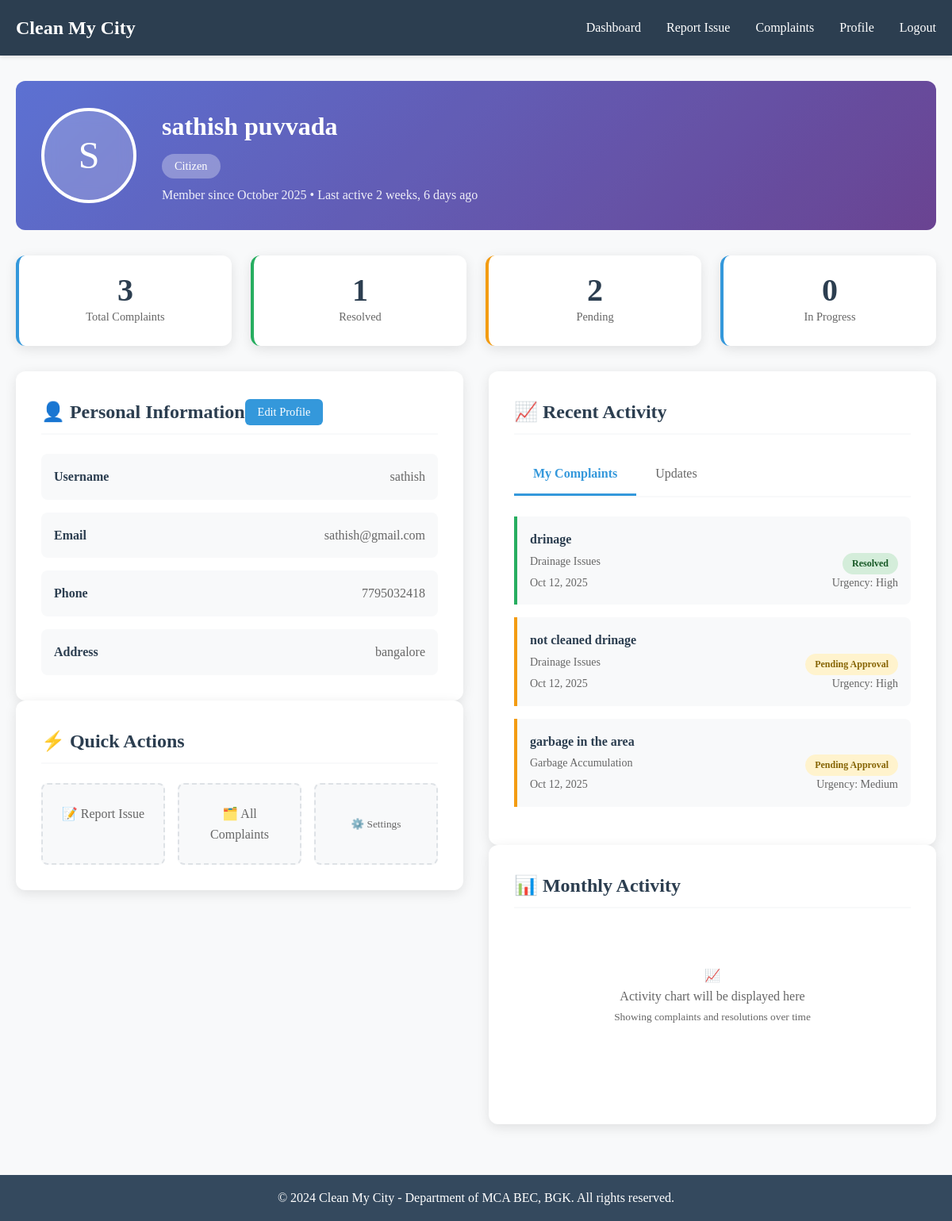
The page /users/profile/ (signed in) on the database its author committed.
### users/models.py (models this page shows, shortened)
class CustomUser(AbstractUser):
    ROLE_CHOICES = [
        ('citizen', 'Citizen'),
        ('authority', 'Municipal Authority'),
        ('admin', 'Administrator'),
    ]
    role = models.CharField(max_length=20, choices=ROLE_CHOICES, default='citizen')
    phone_number = models.CharField(max_length=15, blank=True)
    address = models.TextField(blank=True)
    department = models.CharField(max_length=100, blank=True)

### complaints/models.py (models this page shows, shortened)
class Complaint(models.Model):
    STATUS_CHOICES = [
        ('pending', 'Pending Approval'),
        ('approved', 'Approved'),
        ('assigned', 'Assigned'),
        ('in_progress', 'In Progress'),
        ('resolved', 'Resolved'),
        ('rejected', 'Rejected'),
    ]
    URGENCY_CHOICES = [
        ('low', 'Low'),
        ('medium', 'Medium'),
        ('high', 'High'),
        ('critical', 'Critical'),
    ]
    title = models.CharField(max_length=200)
    description = models.TextField()
    category = models.ForeignKey(Category, on_delete=models.CASCADE)
    urgency = models.CharField(max_length=20, choices=URGENCY_CHOICES, default='medium')
    location = models.CharField(max_length=255)
    latitude = models.CharField(max_length=20, blank=True, null=True)
    longitude = models.CharField(max_length=20, blank=True, null=True)
    photo = models.ImageField(upload_to='complaints/', null=True, blank=True)
    citizen = models.ForeignKey(User, on_delete=models.CASCADE, related_name='complaints')
    assigned_authority = models.ForeignKey(User, on_delete=models.SET_NULL, null=True, blank=True, related_name='assigned_complaints')
    status = models.CharField(max_length=20, choices=STATUS_CHOICES, default='pending')
    created_at = models.DateTimeField(auto_now_add=True)
    updated_at = models.DateTimeField(auto_now=True)
    class Meta:
        ordering = ['-created_at']

class Category(models.Model):
    name = models.CharField(max_length=100)
    description = models.TextField()

### users/views.py (the view, shortened to what this page needs)
# urls.py: path('profile/', views.profile, name='profile'),
@login_required
def profile(request):
    user = request.user
    if user.role == 'citizen':
        complaints = Complaint.objects.filter(citizen=user)
    else:
        complaints = Complaint.objects.all()
    total_complaints = complaints.count()
    resolved_complaints = complaints.filter(status='resolved').count()
    pending_complaints = complaints.filter(status__in=['pending', 'approved', 'assigned']).count()
    in_progress_complaints = complaints.filter(status='in_progress').count()
    if user.role == 'citizen':
        recent_complaints = Complaint.objects.filter(citizen=user).order_by('-created_at')[:10]
    else:
        recent_complaints = Complaint.objects.all().order_by('-created_at')[:10]
    recent_updates = ComplaintUpdate.objects.all().order_by('-created_at')[:10]
    if user.role != 'citizen':
        assigned_complaints_list = Complaint.objects.filter(
            assigned_authority=user
        ).order_by('-created_at')[:10]
    else:
        assigned_complaints_list = []
    context = {
        'total_complaints': total_complaints,
        'resolved_complaints': resolved_complaints,
        'pending_complaints': pending_complaints,
        'in_progress_complaints': in_progress_complaints,
        'recent_complaints': recent_complaints,
        'recent_updates': recent_updates,
        'assigned_complaints_list': assigned_complaints_list,
    }
    if user.role == 'authority':
        context['assigned_complaints'] = Complaint.objects.filter(
            assigned_authority=user
        ).exclude(status__in=['resolved', 'rejected']).count()
    return render(request, 'users/profile.html', context)

### templates/users/profile.html (shortened to what this page needs)
{% extends 'base.html' %}
{% load static %}
{% block content %}
<div class="profile-container">
    <div class="profile-header">
        <div class="profile-info">
            <div class="avatar" id="userAvatar">
                {% if user.profile.avatar %}
                <img src="{{ user.profile.avatar.url }}" alt="{{ user.username }}" style="width: 100%; height: 100%; object-fit: cover;">
                {% else %}
                {{ user.username|first|upper }}
                {% endif %}
            </div>
            <div class="user-details">
                <h1>{{ user.get_full_name|default:user.username }}</h1>
                <div class="user-role">{{ user.get_role_display }}</div>
                <p style="margin: 0; opacity: 0.9;">
                    Member since {{ user.date_joined|date:"F Y" }}
                    {% if user.last_login %}
                    • Last active {{ user.last_login|timesince }} ago
                    {% endif %}
                </p>
            </div>
        </div>
    </div>
    <div class="profile-stats">
        <div class="stat-card">
            <span class="stat-number">{{ total_complaints }}</span>
            <span class="stat-label">Total Complaints</span>
        </div>
        <div class="stat-card resolved">
            <span class="stat-number">{{ resolved_complaints }}</span>
            <span class="stat-label">Resolved</span>
        </div>
        <div class="stat-card pending">
            <span class="stat-number">{{ pending_complaints }}</span>
            <span class="stat-label">Pending</span>
        </div>
        <div class="stat-card progress">
            <span class="stat-number">{{ in_progress_complaints }}</span>
            <span class="stat-label">In Progress</span>
        </div>
    </div>
    <div class="profile-content">
        <div>
            <div class="profile-section">
                <div class="section-title">
                    <h2>👤 Personal Information</h2>
                    <button class="edit-btn" onclick="openEditModal()">Edit Profile</button>
                </div>
                <div class="info-grid">
                    <div class="info-item">
                        <span class="info-label">Username</span>
                        <span class="info-value">{{ user.username }}</span>
                    </div>
                    <div class="info-item">
                        <span class="info-label">Email</span>
                        <span class="info-value">{{ user.email }}</span>
                    </div>
                    <div class="info-item">
                        <span class="info-label">Phone</span>
                        <span class="info-value">{{ user.phone_number|default:"Not provided" }}</span>
                    </div>
                    <div class="info-item">
                        <span class="info-label">Address</span>
                        <span class="info-value">{{ user.address|default:"Not provided"|linebreaksbr }}</span>
                    </div>
                </div>
            </div>
            <div class="profile-section">
                <div class="section-title">
                    <h2>⚡ Quick Actions</h2>
                </div>
                <div class="quick-actions">
                    {% if user.role == 'citizen' %}
                    <a href="{% url 'create_complaint' %}" class="action-btn">
                        📝 Report Issue
                    </a>
                    {% endif %}
                    <a href="{% url 'complaint_list' %}" class="action-btn">
                        🗂️ All Complaints
                    </a>
                    <button class="action-btn" onclick="openEditModal()">
                        ⚙️ Settings
                    </button>
                </div>
            </div>
        </div>
        <div>
            <div class="profile-section">
                <div class="section-title">
                    <h2>📈 Recent Activity</h2>
                </div>
                <div class="tab-navigation">
                    <button class="tab-btn active" onclick="switchTab('complaints')">My Complaints</button>
                    <button class="tab-btn" onclick="switchTab('updates')">Updates</button>
                </div>
                <div id="complaints-tab" class="tab-content active">
                    <div class="activity-list">
                        {% for complaint in recent_complaints %}
                        <div class="activity-item {{ complaint.status }}">
                            <div class="activity-title">
                                {{ complaint.title }}
                            </div>
                            <div class="activity-meta">
                                <span>{{ complaint.category.name }}</span>
                                <span class="badge badge-{% if complaint.status == 'resolved' %}success{% elif complaint.status == 'rejected' %}danger{% else %}warning{% endif %}">
                                    {{ complaint.get_status_display }}
                                </span>
                            </div>
                            <div class="activity-meta">
                                <span>{{ complaint.created_at|date:"M d, Y" }}</span>
                                <span>Urgency: {{ complaint.get_urgency_display }}</span>
                            </div>
                        </div>
                        {% endfor %}
                    </div>
                </div>
            </div>
            <div class="profile-section">
                <div class="section-title">
                    <h2>📊 Monthly Activity</h2>
                </div>
                <div class="chart-container" id="activityChart">
                    <div style="text-align: center; padding: 3rem; color: #666;">
                        <div>📈</div>
                        <p>Activity chart will be displayed here</p>
                        <small>Showing complaints and resolutions over time</small>
                    </div>
                </div>
            </div>
        </div>
    </div>
</div>
{% endblock %}

### templates/base.html (style rules this page uses)
* { margin: 0; padding: 0; box-sizing: border-box; font-family: 'Times New Roman', serif; }
body { line-height: 1.6; background-color: #f8f9fa; }

### templates/users/profile.html (style rules this page uses)
.profile-container { max-width: 1200px; margin: 0 auto; }
.profile-header { background: linear-gradient(135deg, #667eea 0%, #764ba2 100%); color: white; padding: 2rem; border-radius: 12px; margin-bottom: 2rem; position: relative; overflow: hidden; }
.profile-header::before { content: ''; position: absolute; top: 0; left: 0; right: 0; bottom: 0; background: rgba(0,0,0,0.1); }
.profile-info { position: relative; z-index: 2; display: flex; align-items: center; gap: 2rem; }
.avatar { width: 120px; height: 120px; border-radius: 50%; background: rgba(255,255,255,0.2); display: flex; align-items: center; justify-content: center; font-size: 3rem; border: 4px solid white; backdrop-filter: blur(10px); }
.user-details h1 { margin: 0 0 0.5rem 0; font-size: 2rem; }
.user-role { background: rgba(255,255,255,0.3); padding: 0.25rem 1rem; border-radius: 20px; font-size: 0.9rem; display: inline-block; margin-bottom: 0.5rem; }
.profile-stats { display: grid; grid-template-columns: repeat(auto-fit, minmax(200px, 1fr)); gap: 1.5rem; margin-bottom: 2rem; }
.stat-card { background: white; padding: 1.5rem; border-radius: 12px; box-shadow: 0 4px 15px rgba(0,0,0,0.1); text-align: center; transition: transform 0.3s, box-shadow 0.3s; border-left: 4px solid #3498db; }
.stat-card.resolved { border-left-color: #27ae60; }
.stat-card.pending { border-left-color: #f39c12; }
.stat-card.progress { border-left-color: #3498db; }
.stat-number { font-size: 2.5rem; font-weight: bold; color: #2c3e50; display: block; line-height: 1; }
.stat-label { color: #666; font-size: 0.9rem; margin-top: 0.5rem; }
.profile-content { display: grid; grid-template-columns: 1fr 1fr; gap: 2rem; }
.profile-section { background: white; border-radius: 12px; padding: 2rem; box-shadow: 0 4px 15px rgba(0,0,0,0.1); }
.section-title { color: #2c3e50; margin-bottom: 1.5rem; padding-bottom: 0.5rem; border-bottom: 2px solid #f8f9fa; display: flex; justify-content: between; align-items: center; }
.section-title h2 { margin: 0; font-size: 1.5rem; }
.edit-btn { background: #3498db; color: white; border: none; padding: 0.5rem 1rem; border-radius: 6px; cursor: pointer; font-size: 0.9rem; transition: background 0.3s; }
.info-grid { display: grid; gap: 1rem; }
.info-item { display: flex; justify-content: space-between; align-items: center; padding: 1rem; background: #f8f9fa; border-radius: 8px; transition: background 0.3s; }
.info-label { font-weight: bold; color: #2c3e50; }
.info-value { color: #666; }
.activity-list { max-height: 400px; overflow-y: auto; }
.activity-item { padding: 1rem; border-left: 4px solid #3498db; background: #f8f9fa; margin-bottom: 1rem; border-radius: 0 8px 8px 0; transition: all 0.3s; }
.activity-item.resolved { border-left-color: #27ae60; }
.activity-item.pending { border-left-color: #f39c12; }
.activity-title { font-weight: bold; color: #2c3e50; margin-bottom: 0.25rem; }
.activity-meta { font-size: 0.875rem; color: #666; display: flex; justify-content: space-between; }
.badge { padding: 0.25rem 0.75rem; border-radius: 20px; font-size: 0.75rem; font-weight: bold; display: inline-block; }
.badge-success { background: #d4edda; color: #155724; }
.badge-warning { background: #fff3cd; color: #856404; }
.chart-container { height: 200px; margin: 1rem 0; }
.tab-navigation { display: flex; border-bottom: 2px solid #f8f9fa; margin-bottom: 1.5rem; }
.tab-btn { padding: 1rem 1.5rem; background: none; border: none; cursor: pointer; font-size: 1rem; color: #666; border-bottom: 3px solid transparent; transition: all 0.3s; }
.tab-btn.active { color: #3498db; border-bottom-color: #3498db; font-weight: bold; }
.tab-content { display: none; }
.tab-content.active { display: block; }
.quick-actions { display: grid; grid-template-columns: repeat(auto-fit, minmax(150px, 1fr)); gap: 1rem; margin-top: 1.5rem; }
.action-btn { background: #f8f9fa; border: 2px dashed #dee2e6; padding: 1.5rem 1rem; border-radius: 8px; text-align: center; cursor: pointer; transition: all 0.3s; text-decoration: none; color: #666; display: block; }

### rows shown on the page
CustomUser: username|first "S", get_full_name "sathish puvvada", role "Citizen", date_joined "October 2025", last_login "2 weeks, 6 days", username "sathish", email "sathish@gmail.com", phone_number "7795032418", address "bangalore"
Complaint: title "drinage", category.name "Drainage Issues", status "Resolved", created_at "Oct 12, 2025", urgency "High"
Complaint: title "not cleaned drinage", category.name "Drainage Issues", status "Pending Approval", created_at "Oct 12, 2025", urgency "High"
Complaint: title "garbage in the area", category.name "Garbage Accumulation", status "Pending Approval", created_at "Oct 12, 2025", urgency "Medium"

### other values the page prints
{{ total_complaints }} "3"
{{ resolved_complaints }} "1"
{{ pending_complaints }} "2"
{{ in_progress_complaints }} "0"
